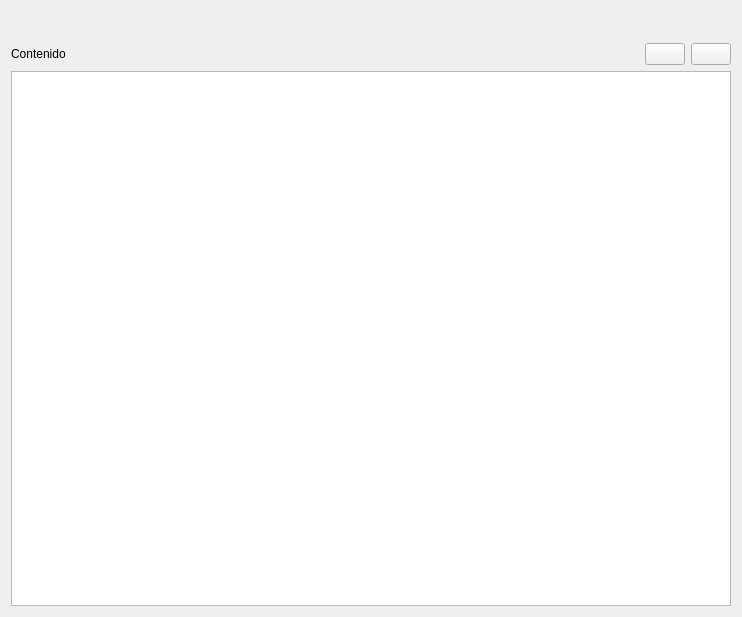
<?xml version="1.0" encoding="UTF-8"?>
<ui version="4.0">
 <class>flfiles</class>
 <widget class="QWidget" name="flfiles">
  <property name="geometry">
   <rect>
    <x>0</x>
    <y>0</y>
    <width>742</width>
    <height>617</height>
   </rect>
  </property>
  <property name="windowTitle">
   <string>Ficheros</string>
  </property>
  <layout class="QVBoxLayout" name="verticalLayout">
   <item>
    <widget class="FLFieldDB" name="nombre">
     <property name="fieldName">
      <string>nombre</string>
     </property>
    </widget>
   </item>
   <item>
    <layout class="QHBoxLayout" name="horizontalLayout">
     <item>
      <spacer name="horizontalSpacer">
       <property name="orientation">
        <enum>Qt::Horizontal</enum>
       </property>
       <property name="sizeHint" stdset="0">
        <size>
         <width>328</width>
         <height>20</height>
        </size>
       </property>
      </spacer>
     </item>
     <item>
      <widget class="FLFieldDB" name="fLFieldDB1_2">
       <property name="fieldName">
        <string>sha</string>
       </property>
      </widget>
     </item>
    </layout>
   </item>
   <item>
    <layout class="QHBoxLayout" name="horizontalLayout_2">
     <item>
      <widget class="QLabel" name="label">
       <property name="text">
        <string>Contenido</string>
       </property>
      </widget>
     </item>
     <item>
      <spacer name="horizontalSpacer_2">
       <property name="orientation">
        <enum>Qt::Horizontal</enum>
       </property>
       <property name="sizeHint" stdset="0">
        <size>
         <width>438</width>
         <height>20</height>
        </size>
       </property>
      </spacer>
     </item>
     <item>
      <widget class="QPushButton" name="pbXMLEditor">
       <property name="text">
        <string/>
       </property>
       <property name="icon">
        <iconset>../../core/images/icons/edit_file_xml.png</iconset>
       </property>
       <property name="iconSize">
        <size>
         <width>32</width>
         <height>32</height>
        </size>
       </property>
      </widget>
     </item>
     <item>
      <widget class="QPushButton" name="botonEditar">
       <property name="text">
        <string/>
       </property>
       <property name="icon">
        <iconset>../../core/images/icons/edit_file.png</iconset>
       </property>
       <property name="iconSize">
        <size>
         <width>32</width>
         <height>32</height>
        </size>
       </property>
      </widget>
     </item>
    </layout>
   </item>
   <item>
    <widget class="QTextEdit" name="contenido"/>
   </item>
  </layout>
 </widget>
 <customwidgets>
  <customwidget>
   <class>FLFieldDB</class>
   <extends>QWidget</extends>
   <header>flfielddb</header>
  </customwidget>
 </customwidgets>
 <resources/>
 <connections/>
</ui>
